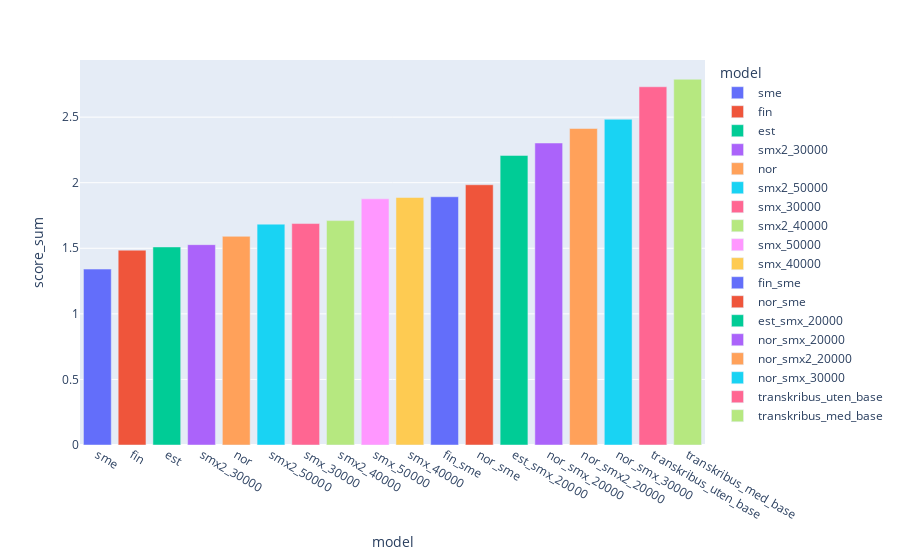

The code cell stored with this chart in its notebook:
### Code cell
model_score_sum = {"model": [], "score_sum": []}
for model, df_ in score_df.groupby("model"):
    score_sum = df_.value.sum()
    model_score_sum["model"].append(model)
    model_score_sum["score_sum"].append(score_sum)

pd.DataFrame(model_score_sum).sort_values("score_sum").plot.bar(x="model", y="score_sum", color="model")

### Figure 1 — Plotly figure (JSON) as saved in the notebook; plotly's stock layout.template omitted (floating-point values rounded to 4 significant figures)
{"data": [{"alignmentgroup": "True", "hovertemplate": "model=%{x}<br>score_sum=%{y}<extra></extra>", "legendgroup": "sme", "marker": {"color": "#636efa", "pattern": {"shape": ""}}, "name": "sme", "offsetgroup": "sme", "orientation": "v", "showlegend": true, "textposition": "auto", "type": "bar", "x": ["sme"], "xaxis": "x", "y": [1.341], "yaxis": "y"}, {"alignmentgroup": "True", "hovertemplate": "model=%{x}<br>score_sum=%{y}<extra></extra>", "legendgroup": "fin", "marker": {"color": "#EF553B", "pattern": {"shape": ""}}, "name": "fin", "offsetgroup": "fin", "orientation": "v", "showlegend": true, "textposition": "auto", "type": "bar", "x": ["fin"], "xaxis": "x", "y": [1.486], "yaxis": "y"}, {"alignmentgroup": "True", "hovertemplate": "model=%{x}<br>score_sum=%{y}<extra></extra>", "legendgroup": "est", "marker": {"color": "#00cc96", "pattern": {"shape": ""}}, "name": "est", "offsetgroup": "est", "orientation": "v", "showlegend": true, "textposition": "auto", "type": "bar", "x": ["est"], "xaxis": "x", "y": [1.51], "yaxis": "y"}, {"alignmentgroup": "True", "hovertemplate": "model=%{x}<br>score_sum=%{y}<extra></extra>", "legendgroup": "smx2_30000", "marker": {"color": "#ab63fa", "pattern": {"shape": ""}}, "name": "smx2_30000", "offsetgroup": "smx2_30000", "orientation": "v", "showlegend": true, "textposition": "auto", "type": "bar", "x": ["smx2_30000"], "xaxis": "x", "y": [1.528], "yaxis": "y"}, {"alignmentgroup": "True", "hovertemplate": "model=%{x}<br>score_sum=%{y}<extra></extra>", "legendgroup": "nor", "marker": {"color": "#FFA15A", "pattern": {"shape": ""}}, "name": "nor", "offsetgroup": "nor", "orientation": "v", "showlegend": true, "textposition": "auto", "type": "bar", "x": ["nor"], "xaxis": "x", "y": [1.591], "yaxis": "y"}, {"alignmentgroup": "True", "hovertemplate": "model=%{x}<br>score_sum=%{y}<extra></extra>", "legendgroup": "smx2_50000", "marker": {"color": "#19d3f3", "pattern": {"shape": ""}}, "name": "smx2_50000", "offsetgroup": "smx2_50000", "orientation": "v", "showlegend": true, "textposition": "auto", "type": "bar", "x": ["smx2_50000"], "xaxis": "x", "y": [1.684], "yaxis": "y"}, {"alignmentgroup": "True", "hovertemplate": "model=%{x}<br>score_sum=%{y}<extra></extra>", "legendgroup": "smx_30000", "marker": {"color": "#FF6692", "pattern": {"shape": ""}}, "name": "smx_30000", "offsetgroup": "smx_30000", "orientation": "v", "showlegend": true, "textposition": "auto", "type": "bar", "x": ["smx_30000"], "xaxis": "x", "y": [1.689], "yaxis": "y"}, {"alignmentgroup": "True", "hovertemplate": "model=%{x}<br>score_sum=%{y}<extra></extra>", "legendgroup": "smx2_40000", "marker": {"color": "#B6E880", "pattern": {"shape": ""}}, "name": "smx2_40000", "offsetgroup": "smx2_40000", "orientation": "v", "showlegend": true, "textposition": "auto", "type": "bar", "x": ["smx2_40000"], "xaxis": "x", "y": [1.711], "yaxis": "y"}, {"alignmentgroup": "True", "hovertemplate": "model=%{x}<br>score_sum=%{y}<extra></extra>", "legendgroup": "smx_50000", "marker": {"color": "#FF97FF", "pattern": {"shape": ""}}, "name": "smx_50000", "offsetgroup": "smx_50000", "orientation": "v", "showlegend": true, "textposition": "auto", "type": "bar", "x": ["smx_50000"], "xaxis": "x", "y": [1.877], "yaxis": "y"}, {"alignmentgroup": "True", "hovertemplate": "model=%{x}<br>score_sum=%{y}<extra></extra>", "legendgroup": "smx_40000", "marker": {"color": "#FECB52", "pattern": {"shape": ""}}, "name": "smx_40000", "offsetgroup": "smx_40000", "orientation": "v", "showlegend": true, "textposition": "auto", "type": "bar", "x": ["smx_40000"], "xaxis": "x", "y": [1.887], "yaxis": "y"}, {"alignmentgroup": "True", "hovertemplate": "model=%{x}<br>score_sum=%{y}<extra></extra>", "legendgroup": "fin_sme", "marker": {"color": "#636efa", "pattern": {"shape": ""}}, "name": "fin_sme", "offsetgroup": "fin_sme", "orientation": "v", "showlegend": true, "textposition": "auto", "type": "bar", "x": ["fin_sme"], "xaxis": "x", "y": [1.893], "yaxis": "y"}, {"alignmentgroup": "True", "hovertemplate": "model=%{x}<br>score_sum=%{y}<extra></extra>", "legendgroup": "nor_sme", "marker": {"color": "#EF553B", "pattern": {"shape": ""}}, "name": "nor_sme", "offsetgroup": "nor_sme", "orientation": "v", "showlegend": true, "textposition": "auto", "type": "bar", "x": ["nor_sme"], "xaxis": "x", "y": [1.984], "yaxis": "y"}, {"alignmentgroup": "True", "hovertemplate": "model=%{x}<br>score_sum=%{y}<extra></extra>", "legendgroup": "est_smx_20000", "marker": {"color": "#00cc96", "pattern": {"shape": ""}}, "name": "est_smx_20000", "offsetgroup": "est_smx_20000", "orientation": "v", "showlegend": true, "textposition": "auto", "type": "bar", "x": ["est_smx_20000"], "xaxis": "x", "y": [2.208], "yaxis": "y"}, {"alignmentgroup": "True", "hovertemplate": "model=%{x}<br>score_sum=%{y}<extra></extra>", "legendgroup": "nor_smx_20000", "marker": {"color": "#ab63fa", "pattern": {"shape": ""}}, "name": "nor_smx_20000", "offsetgroup": "nor_smx_20000", "orientation": "v", "showlegend": true, "textposition": "auto", "type": "bar", "x": ["nor_smx_20000"], "xaxis": "x", "y": [2.303], "yaxis": "y"}, {"alignmentgroup": "True", "hovertemplate": "model=%{x}<br>score_sum=%{y}<extra></extra>", "legendgroup": "nor_smx2_20000", "marker": {"color": "#FFA15A", "pattern": {"shape": ""}}, "name": "nor_smx2_20000", "offsetgroup": "nor_smx2_20000", "orientation": "v", "showlegend": true, "textposition": "auto", "type": "bar", "x": ["nor_smx2_20000"], "xaxis": "x", "y": [2.413], "yaxis": "y"}, {"alignmentgroup": "True", "hovertemplate": "model=%{x}<br>score_sum=%{y}<extra></extra>", "legendgroup": "nor_smx_30000", "marker": {"color": "#19d3f3", "pattern": {"shape": ""}}, "name": "nor_smx_30000", "offsetgroup": "nor_smx_30000", "orientation": "v", "showlegend": true, "textposition": "auto", "type": "bar", "x": ["nor_smx_30000"], "xaxis": "x", "y": [2.484], "yaxis": "y"}, {"alignmentgroup": "True", "hovertemplate": "model=%{x}<br>score_sum=%{y}<extra></extra>", "legendgroup": "transkribus_uten_base", "marker": {"color": "#FF6692", "pattern": {"shape": ""}}, "name": "transkribus_uten_base", "offsetgroup": "transkribus_uten_base", "orientation": "v", "showlegend": true, "textposition": "auto", "type": "bar", "x": ["transkribus_uten_base"], "xaxis": "x", "y": [2.732], "yaxis": "y"}, {"alignmentgroup": "True", "hovertemplate": "model=%{x}<br>score_sum=%{y}<extra></extra>", "legendgroup": "transkribus_med_base", "marker": {"color": "#B6E880", "pattern": {"shape": ""}}, "name": "transkribus_med_base", "offsetgroup": "transkribus_med_base", "orientation": "v", "showlegend": true, "textposition": "auto", "type": "bar", "x": ["transkribus_med_base"], "xaxis": "x", "y": [2.789], "yaxis": "y"}], "layout": {"barmode": "relative", "legend": {"title": {"text": "model"}, "tracegroupgap": 0}, "margin": {"t": 60}, "xaxis": {"anchor": "y", "categoryarray": ["sme", "fin", "est", "smx2_30000", "nor", "smx2_50000", "smx_30000", "smx2_40000", "smx_50000", "smx_40000", "fin_sme", "nor_sme", "est_smx_20000", "nor_smx_20000", "nor_smx2_20000", "nor_smx_30000", "transkribus_uten_base", "transkribus_med_base"], "categoryorder": "array", "domain": [0, 1], "title": {"text": "model"}}, "yaxis": {"anchor": "x", "domain": [0, 1], "title": {"text": "score_sum"}}}}
